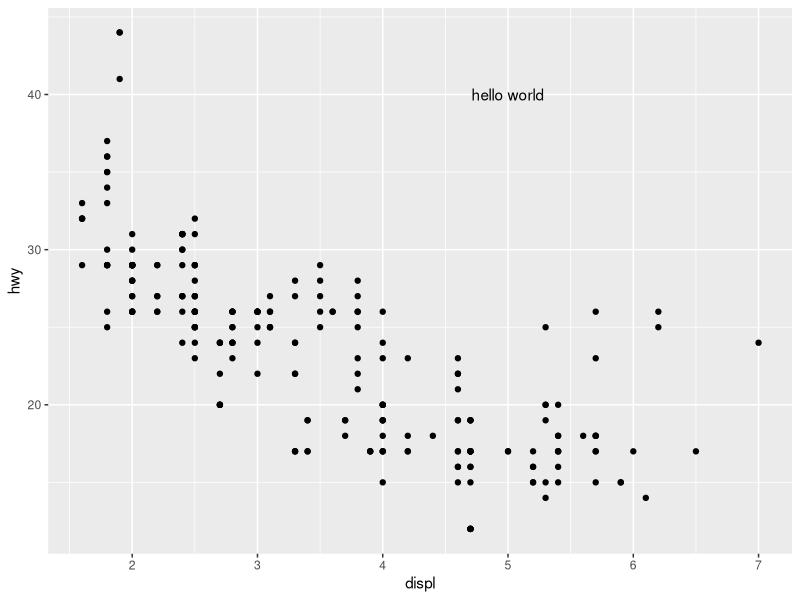

Write R code to recreate this figure.
## ---- chunk 1
library(tidyverse)
## ---- chunk 2
numbers <- 1:10

d <- tibble(letter = letters[numbers], number = numbers)
d
## ---- chunk 3

## ---- chunk 4
mean(rexp(500))
## ---- chunk 5

## ---- chunk 6
max(sample(6, 20, replace = TRUE) + sample(6, 20, replace = TRUE))
## ---- chunk 7

## ---- chunk 8
mpg |>
  ggplot(aes(x = displ, y = hwy)) +
  geom_point() +
  annotate("text", x = 5, y = 40, label = "hello world")
